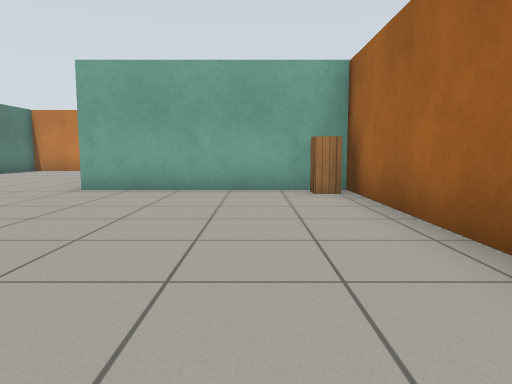
view 1 (above)

16 first-person views from a walk through a world built for the Gazebo simulator. The camera is 0.72 m above the floor, tilts 6° down and sees 70° across. The floor is counted in squares, 1 m on a side. Each view is taken from the middle of a square. On the plan, view 1 faces up. The plan holds only what a view shows up to about 11 squares ahead; the rest is blank. Gazebo's built-in surfaces are drawn with simple patterns.

view 2
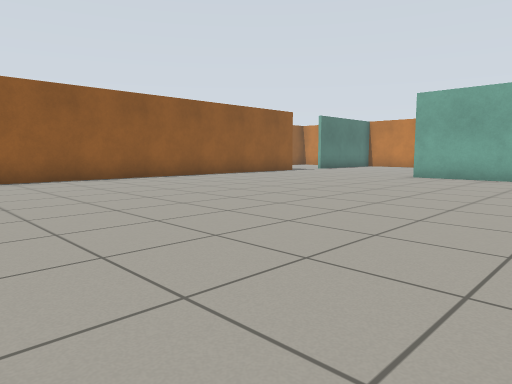

view 3
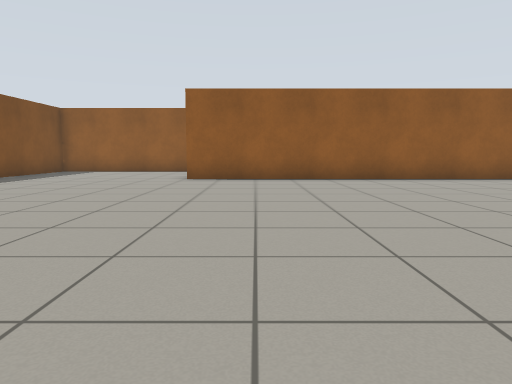

view 4
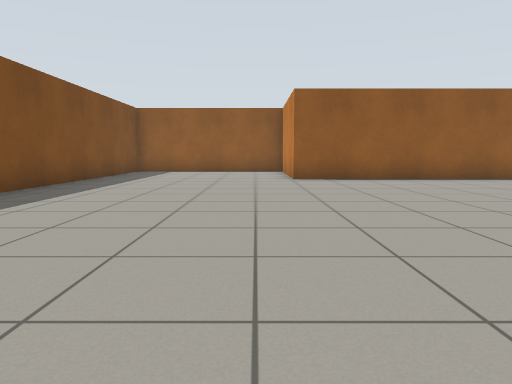

view 5
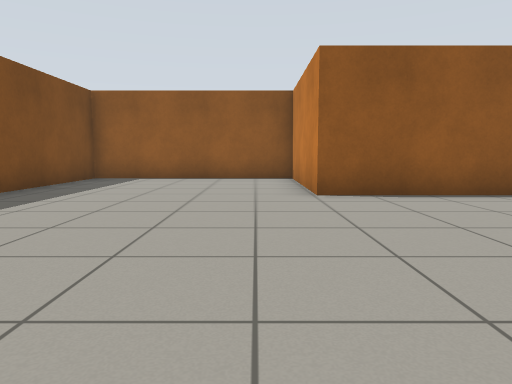

view 6
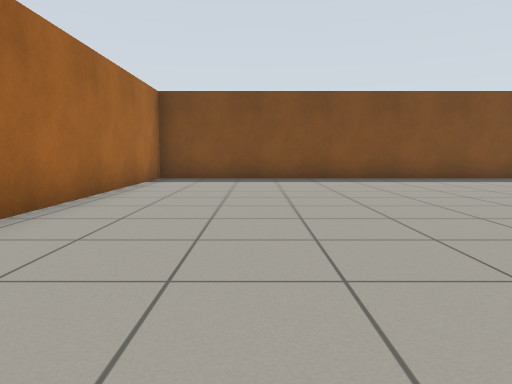

view 7
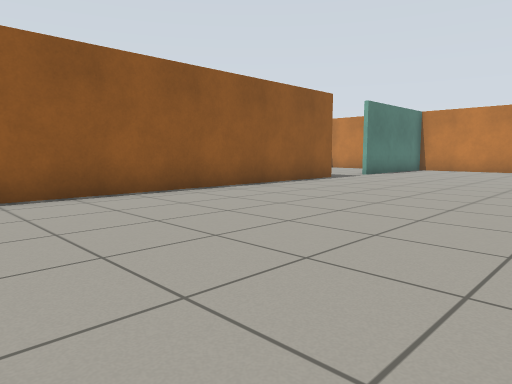

view 8
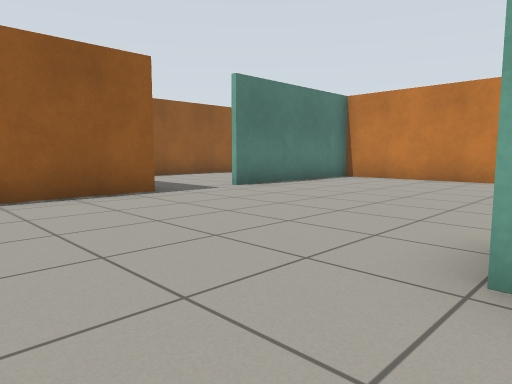

view 9
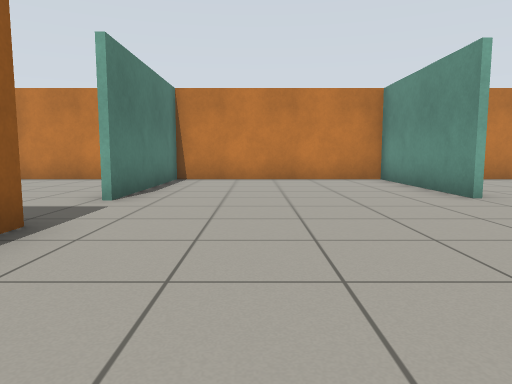

view 10
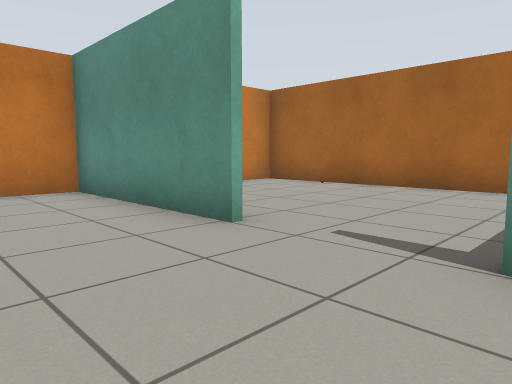

view 11
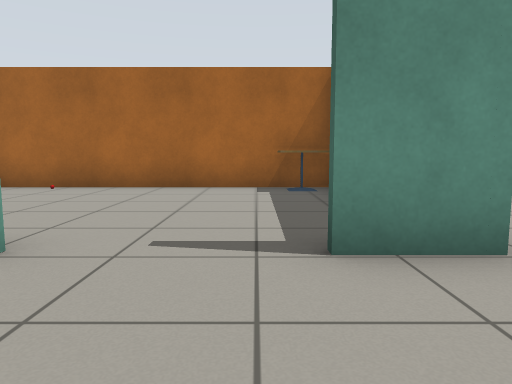

view 12
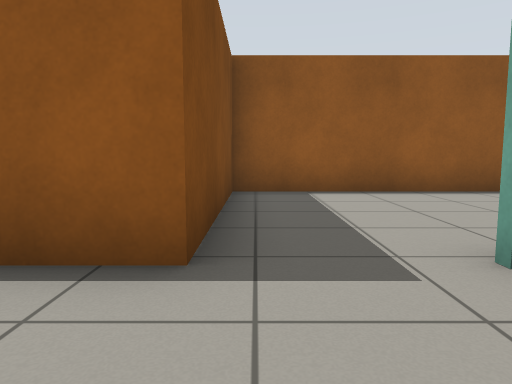

view 13
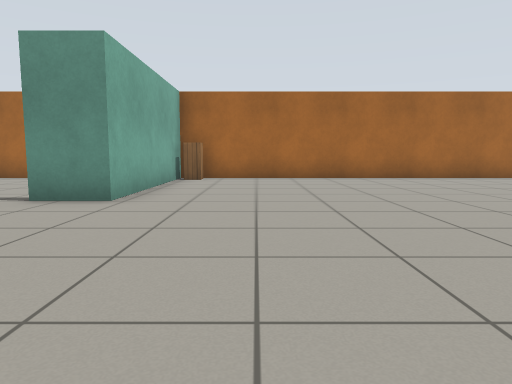

view 14
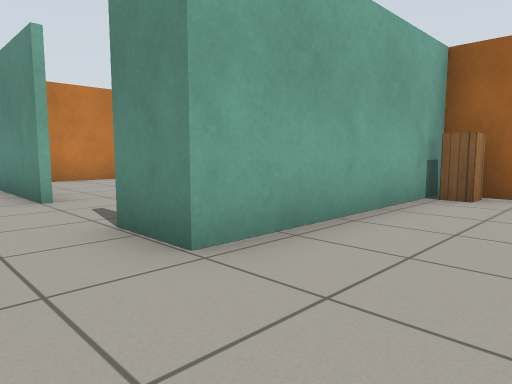

view 15
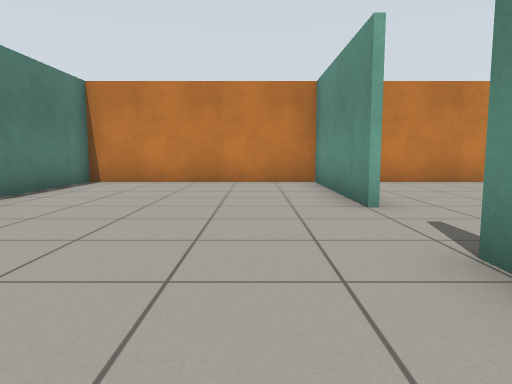

view 16
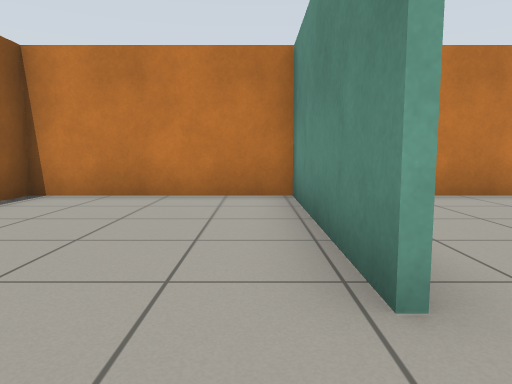

### Floor plan
Points are (right, up) in squares from view 1. A wall is a line through its corners. A room is listed if a view was taken in it or the views show most of it. See-through windows are left out.
Room 1 (views 1, 2, 3, 4, 5, 6, 7, 8, 9, 10, 11, 12, 13, 14, 15, 16)
walls: (1.8, -2.6) (1.8, 6.6); (0.4, 7.2) (-3.5, 7.2) (-3.5, 8.5); (-10.5, 8.6) (-9.3, 8.6) (-9.3, -5.9) (-13.6, -5.9) (-13.6, -11.7) (1.8, -11.7) (1.8, -4.9); (-3.5, 10.7) (-3.5, 15.4); (-2.9, 15.3) (-8.9, 15.3); (-9.3, 15.4) (-9.3, 10.5)
ways out: opening at (-3, 9.5) to room 2; opening at (-10, 9.5) to room 3
Room 2 (no view inside)
walls: (1.9, 7.2) (0.4, 7.2); (1.8, 6.6) (1.8, 15.3) (-2.9, 15.3)
ways out: opening at (-3, 9.5) to room 1
objects: cabinet (1, 7); cafe table (1, 8)
Room 3 (no view inside)
walls: (-9.4, 10.5) (-9.4, 15.4); (-8.9, 15.3) (-13.9, 15.3) (-13.9, 8.6) (-10.5, 8.6)
ways out: opening at (-10, 9.5) to room 1

Where each view was taken, in squares from view 1:
view 1: 0 up, 0 right, facing up
view 2: 4 down, 1 right, facing up-left
view 3: 4 down, 1 right, facing left
view 4: 7 down, 1 right, facing left
view 5: 7 down, 3 left, facing left
view 6: 1 down, 1 left, facing down
view 7: 1 down, 3 left, facing up-left
view 8: 5 up, 3 left, facing up-left
view 9: 5 up, 7 left, facing up
view 10: 8 up, 6 left, facing up-right
view 11: 9 up, 6 left, facing right
view 12: 9 up, 7 left, facing left
view 13: 5 up, 9 left, facing right
view 14: 5 up, 5 left, facing up-right
view 15: 6 up, 5 left, facing up
view 16: 9 up, 10 left, facing up
